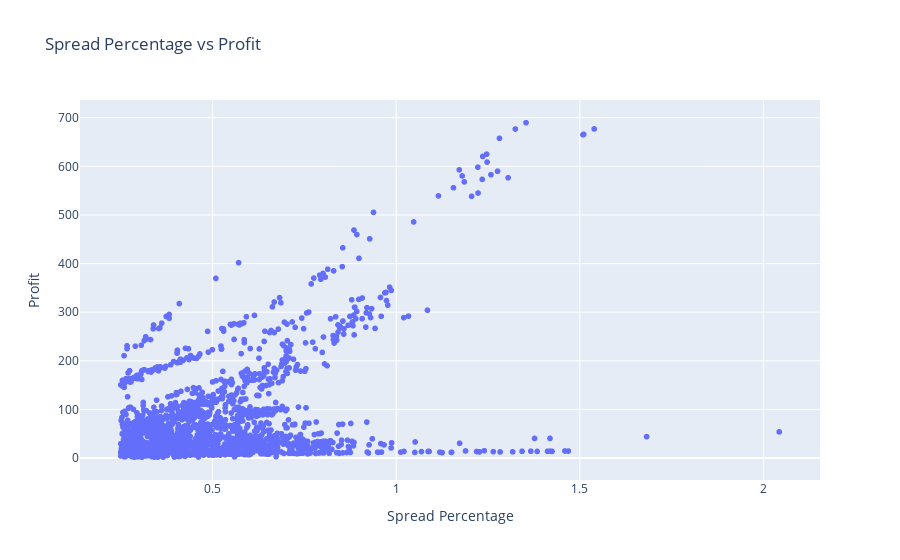

Write notebook code for a chart like this one.
### Markdown cell above
##### Spread Percentage Analysis
- Explore the spread percentage to understand how much profit is generated relative to the spread. Helps to access the efficieny of the arbitrage strategy.

### Code cell
spread_percentage_plot = px.scatter(
    luffy_df, 
    x='spread_percentage',
    y='profit',
    title='Spread Percentage vs Profit',
    labels={'spread_percentage':'Spread Percentage', 'profit':'Profit'})

spread_percentage_plot.show()

### Figure 1 — Plotly figure (JSON) as saved in the notebook; plotly's stock layout.template omitted (floating-point values rounded to 4 significant figures; data arrays with more than 128 entries replaced by an {"elided": "..."} marker saying what was removed)
{"data": [{"hovertemplate": "Spread Percentage=%{x}<br>Profit=%{y}<extra></extra>", "legendgroup": "", "marker": {"color": "#636efa", "symbol": "circle"}, "mode": "markers", "name": "", "showlegend": false, "type": "scattergl", "x": {"elided": "1939 float values"}, "xaxis": "x", "y": {"elided": "1939 float values"}, "yaxis": "y"}], "layout": {"legend": {"tracegroupgap": 0}, "title": {"text": "Spread Percentage vs Profit"}, "xaxis": {"anchor": "y", "domain": [0, 1], "title": {"text": "Spread Percentage"}}, "yaxis": {"anchor": "x", "domain": [0, 1], "title": {"text": "Profit"}}}}
